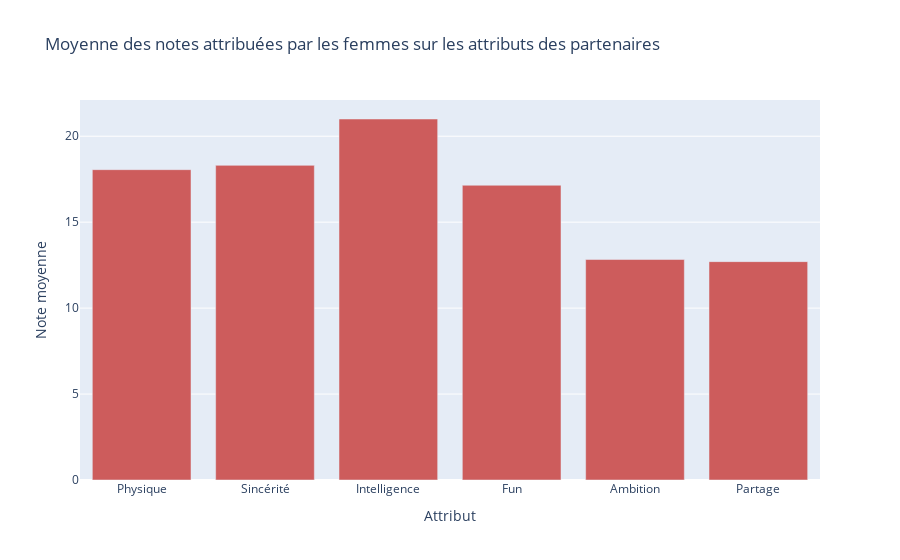
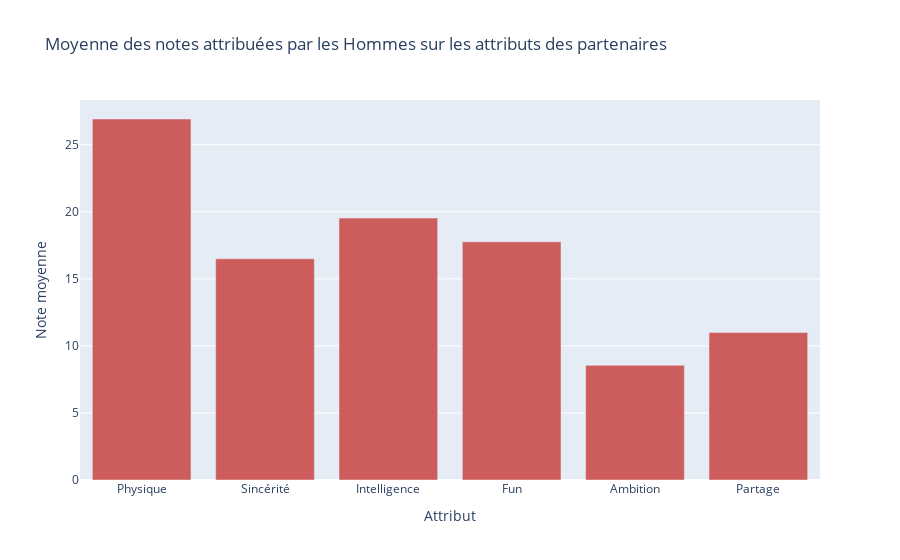
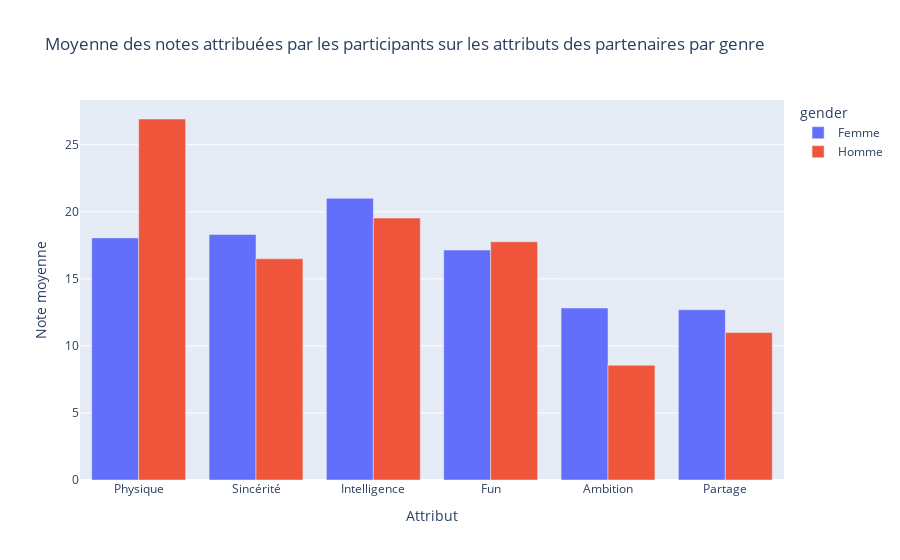

The cell these charts' notebook holds for them, in order:
### Code cell
#Representation graphique des résultats
plt.figure(figsize=(10, 5))
plt.title('Moyenne des notes attribuées par les participants sur les attributs des partenaires')
plt.xlabel('Attribut')
plt.ylabel('Note moyenne')
plt.grid(True)
plt.xticks(rotation=45)

remplace_libellé = {'attr1_1': 'Physique', 'sinc1_1': 'Sincérité', 'intel1_1': 'Intelligence', 'fun1_1': 'Fun', 'amb1_1': 'Ambition', 'shar1_1': 'Partage'}
moyenne_attribut.rename(columns=remplace_libellé, inplace=True)

moyenne_attribut.plot(kind='bar', ax=plt.gca())
plt.show()

#Represntation graphique des résultats avec plotly express pour une meilleure visualisation par genre

# par femme
fig = go.Figure()
fig.add_trace(go.Bar(x=moyenne_attribut.columns, y=moyenne_attribut.loc['Femme'], name='Femme', marker_color='indianred')) 
fig.update_layout(title='Moyenne des notes attribuées par les femmes sur les attributs des partenaires', xaxis_title='Attribut', yaxis_title='Note moyenne')
fig.show()

#par homme
fig = go.Figure()
fig.add_trace(go.Bar(x=moyenne_attribut.columns, y=moyenne_attribut.loc['Homme'], name='Homme', marker_color='indianred')) 
fig.update_layout(title='Moyenne des notes attribuées par les Hommes sur les attributs des partenaires', xaxis_title='Attribut', yaxis_title='Note moyenne')
fig.show()

#Calcul des moyennes des notes attribuées par les participants y=moyenne_attribut.loc[0:1], name=['Femme':'Homme']
fig=px.bar(moyenne_attribut.T, barmode='group', title='Moyenne des notes attribuées par les participants sur les attributs des partenaires par genre')
fig.update_layout(xaxis_title='Attribut', yaxis_title='Note moyenne')
fig.show()

### Figure 1 — Plotly figure (JSON) as saved in the notebook; plotly's stock layout.template omitted (floating-point values rounded to 4 significant figures)
{"data": [{"marker": {"color": "indianred"}, "name": "Femme", "type": "bar", "x": ["Physique", "Sincérité", "Intelligence", "Fun", "Ambition", "Partage"], "y": [18.06, 18.31, 21.0, 17.15, 12.83, 12.7]}], "layout": {"title": {"text": "Moyenne des notes attribuées par les femmes sur les attributs des partenaires"}, "xaxis": {"title": {"text": "Attribut"}}, "yaxis": {"title": {"text": "Note moyenne"}}}}

### Figure 2 — Plotly figure (JSON) as saved in the notebook; plotly's stock layout.template omitted (floating-point values rounded to 4 significant figures)
{"data": [{"marker": {"color": "indianred"}, "name": "Homme", "type": "bar", "x": ["Physique", "Sincérité", "Intelligence", "Fun", "Ambition", "Partage"], "y": [26.92, 16.5, 19.54, 17.76, 8.553, 11.0]}], "layout": {"title": {"text": "Moyenne des notes attribuées par les Hommes sur les attributs des partenaires"}, "xaxis": {"title": {"text": "Attribut"}}, "yaxis": {"title": {"text": "Note moyenne"}}}}

### Figure 3 — Plotly figure (JSON) as saved in the notebook; plotly's stock layout.template omitted (floating-point values rounded to 4 significant figures)
{"data": [{"alignmentgroup": "True", "hovertemplate": "gender=Femme<br>index=%{x}<br>value=%{y}<extra></extra>", "legendgroup": "Femme", "marker": {"color": "#636efa", "pattern": {"shape": ""}}, "name": "Femme", "offsetgroup": "Femme", "orientation": "v", "showlegend": true, "textposition": "auto", "type": "bar", "x": ["Physique", "Sincérité", "Intelligence", "Fun", "Ambition", "Partage"], "xaxis": "x", "y": [18.06, 18.31, 21.0, 17.15, 12.83, 12.7], "yaxis": "y"}, {"alignmentgroup": "True", "hovertemplate": "gender=Homme<br>index=%{x}<br>value=%{y}<extra></extra>", "legendgroup": "Homme", "marker": {"color": "#EF553B", "pattern": {"shape": ""}}, "name": "Homme", "offsetgroup": "Homme", "orientation": "v", "showlegend": true, "textposition": "auto", "type": "bar", "x": ["Physique", "Sincérité", "Intelligence", "Fun", "Ambition", "Partage"], "xaxis": "x", "y": [26.92, 16.5, 19.54, 17.76, 8.553, 11.0], "yaxis": "y"}], "layout": {"barmode": "group", "legend": {"title": {"text": "gender"}, "tracegroupgap": 0}, "title": {"text": "Moyenne des notes attribuées par les participants sur les attributs des partenaires par genre"}, "xaxis": {"anchor": "y", "domain": [0, 1], "title": {"text": "Attribut"}}, "yaxis": {"anchor": "x", "domain": [0, 1], "title": {"text": "Note moyenne"}}}}
